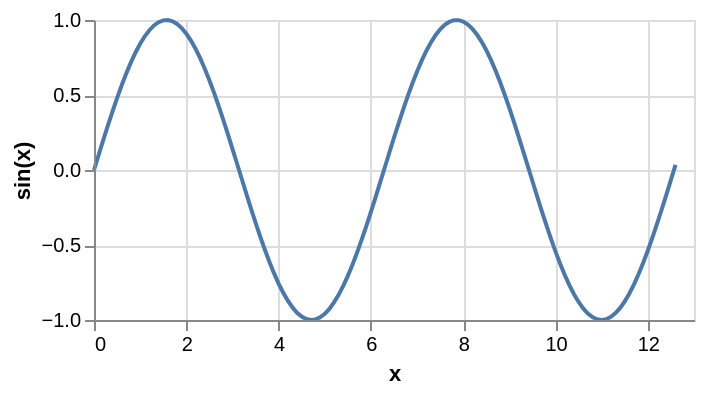

Vega-Lite specification for this chart:
### Vega specification from a JSON file in a GitHub repository (floating-point values rounded to 4 significant figures)
{"$schema": "https://vega.github.io/schema/vega/v5.json", "description": "Plots a function using a generated sequence.", "autosize": "pad", "padding": 5, "width": 300, "height": 150, "style": "cell", "data": [{"name": "source_0", "transform": [{"type": "sequence", "start": 0, "stop": 12.7, "step": 0.1, "as": "x"}, {"type": "formula", "expr": "sin(datum.x)", "as": "sin(x)"}]}], "marks": [{"name": "marks", "type": "line", "style": ["line"], "sort": {"field": "datum[\"x\"]", "order": "descending"}, "from": {"data": "source_0"}, "encode": {"update": {"stroke": {"value": "#4c78a8"}, "x": {"scale": "x", "field": "x"}, "y": {"scale": "y", "field": "sin(x)"}, "defined": {"signal": "datum[\"x\"] !== null && !isNaN(datum[\"x\"]) && datum[\"sin(x)\"] !== null && !isNaN(datum[\"sin(x)\"])"}}}}], "scales": [{"name": "x", "type": "linear", "domain": {"data": "source_0", "field": "x"}, "range": [0, {"signal": "width"}], "nice": true, "zero": false}, {"name": "y", "type": "linear", "domain": {"data": "source_0", "field": "sin(x)"}, "range": [{"signal": "height"}, 0], "nice": true, "zero": true}], "axes": [{"scale": "x", "orient": "bottom", "grid": false, "title": "x", "labelFlush": true, "labelOverlap": true, "tickCount": {"signal": "ceil(width/40)"}, "zindex": 1}, {"scale": "x", "orient": "bottom", "gridScale": "y", "grid": true, "tickCount": {"signal": "ceil(width/40)"}, "domain": false, "labels": false, "maxExtent": 0, "minExtent": 0, "ticks": false, "zindex": 0}, {"scale": "y", "orient": "left", "grid": false, "title": "sin(x)", "labelOverlap": true, "tickCount": {"signal": "ceil(height/40)"}, "zindex": 1}, {"scale": "y", "orient": "left", "gridScale": "x", "grid": true, "tickCount": {"signal": "ceil(height/40)"}, "domain": false, "labels": false, "maxExtent": 0, "minExtent": 0, "ticks": false, "zindex": 0}]}
